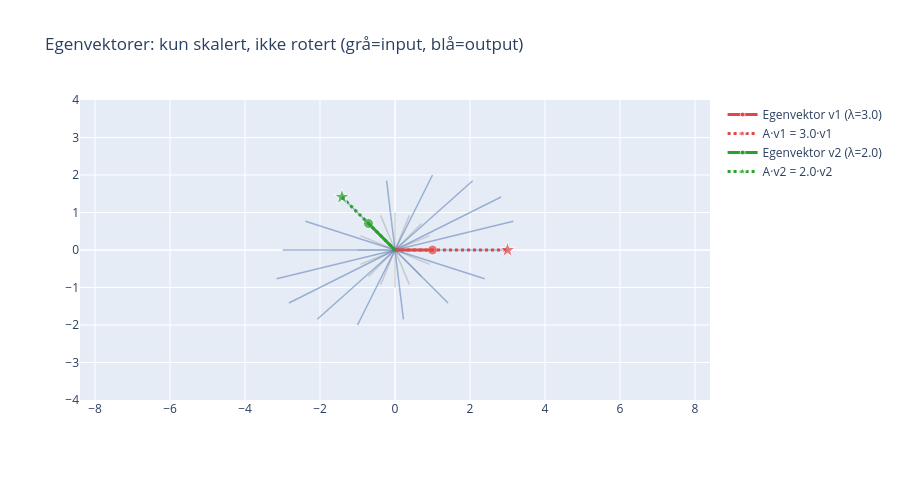

Notebook code cell kept with this figure:
### Markdown cell above
---
## 6. Egenverdier og egenvektorer

### Den grunnleggende ideen

For de fleste vektorer vil en lineær transformasjon $A$ *endre retning*. Men noen spesielle vektorer – **egenvektorene** – peker i *samme retning* etter transformasjonen (eller stikk motsatt):

$$A\mathbf{v} = \lambda \mathbf{v}$$

Her er $\mathbf{v}$ en egenvektor og $\lambda$ tilhørende **egenverdi** (et tall).

Geometrisk: egenvektorer er de *aksene* som transformasjonen simpelthen strekker eller komprimerer langs, uten å rotere.

### Hva forteller egenverdiene oss?

| $\lambda$ | Effekt på eigenvector |
|-----------|----------------------|
| $\lambda > 1$ | Strekkes ut |
| $0 < \lambda < 1$ | Komprimeres |
| $\lambda = 1$ | Uendret |
| $\lambda = 0$ | Kollapser til $\mathbf{0}$ (vektoren er i nullrommet!) |
| $\lambda < 0$ | Snur retning + skalerer |

### Koblingen til de fire underrommene

- Hvis $\lambda = 0$ er en egenverdi, betyr det at $A\mathbf{v} = \mathbf{0}$ for en ikke-null $\mathbf{v}$ – altså er $\mathbf{v}$ i nullrommet til $A$.
- Dette er ekvivalent med at $A$ er singulær og $\det(A) = 0$.

### Diagonalisering og hvorfor det er nyttig

Hvis $A$ har $n$ lineært uavhengige egenvektorer, kan vi skrive:
$$A = PDP^{-1}$$
der $P$ er matrisen med egenvektorene som kolonner, og $D$ er diagonal med egenverdiene.

Geometrisk: vi skifter til et koordinatsystem der transformasjonen *bare strekker langs aksene*. Det er alltid lettere å tenke i egenvektorbasisen.

> **Intuisjon:** Enhver lineær transformasjon ser *enkel* ut hvis du bare velger riktig basis å se den fra.

### Code cell
# VISUALISERING: Egenvektorer – vektorer som bare skaleres, ikke roteres

A = np.array([[3, 1], [0, 2]], dtype=float)
eigenvalues, eigenvectors = np.linalg.eig(A)

fig = go.Figure()

# Vis et knippe vektorer og deres bilder under A
angles = np.linspace(0, 2*np.pi, 16, endpoint=False)
for angle in angles:
    v = np.array([np.cos(angle), np.sin(angle)])
    Av = A @ v
    fig.add_trace(go.Scatter(
        x=[0, v[0]], y=[0, v[1]],
        mode='lines', line=dict(color='rgba(150,150,150,0.4)', width=1.5),
        showlegend=False
    ))
    fig.add_trace(go.Scatter(
        x=[0, Av[0]], y=[0, Av[1]],
        mode='lines', line=dict(color='rgba(76,114,176,0.5)', width=1.5),
        showlegend=False
    ))

# Egenvektorene (normaliserte)
colors = ['#DD4949', '#2CA02C']
for i, (ev, lam) in enumerate(zip(eigenvectors.T, eigenvalues)):
    ev_n = ev / np.linalg.norm(ev)
    Aev = A @ ev_n
    fig.add_trace(go.Scatter(
        x=[0, ev_n[0]], y=[0, ev_n[1]],
        mode='lines+markers', line=dict(color=colors[i], width=3),
        marker=dict(size=[0, 10], color=colors[i]),
        name=f'Egenvektor v{i+1} (λ={lam:.1f})',
    ))
    fig.add_trace(go.Scatter(
        x=[0, Aev[0]], y=[0, Aev[1]],
        mode='lines+markers', line=dict(color=colors[i], width=3, dash='dot'),
        marker=dict(size=[0, 12], color=colors[i], symbol='star'),
        name=f'A·v{i+1} = {lam:.1f}·v{i+1}',
    ))

fig.update_layout(
    title='Egenvektorer: kun skalert, ikke rotert (grå=input, blå=output)',
    xaxis=dict(range=[-4, 4], zeroline=True, zerolinewidth=1.5),
    yaxis=dict(range=[-4, 4], zeroline=True, zerolinewidth=1.5, scaleanchor='x', scaleratio=1),
    height=480
)
fig.show()

### Figure 1 — Plotly figure (JSON) as saved in the notebook; plotly's stock layout.template omitted (floating-point values rounded to 4 significant figures)
{"data": [{"line": {"color": "rgba(150,150,150,0.4)", "width": 1.5}, "mode": "lines", "showlegend": false, "x": [0, 1.0], "y": [0, 0.0], "type": "scatter"}, {"line": {"color": "rgba(76,114,176,0.5)", "width": 1.5}, "mode": "lines", "showlegend": false, "x": [0, 3.0], "y": [0, 0.0], "type": "scatter"}, {"line": {"color": "rgba(150,150,150,0.4)", "width": 1.5}, "mode": "lines", "showlegend": false, "x": [0, 0.9239], "y": [0, 0.3827], "type": "scatter"}, {"line": {"color": "rgba(76,114,176,0.5)", "width": 1.5}, "mode": "lines", "showlegend": false, "x": [0, 3.154], "y": [0, 0.7654], "type": "scatter"}, {"line": {"color": "rgba(150,150,150,0.4)", "width": 1.5}, "mode": "lines", "showlegend": false, "x": [0, 0.7071], "y": [0, 0.7071], "type": "scatter"}, {"line": {"color": "rgba(76,114,176,0.5)", "width": 1.5}, "mode": "lines", "showlegend": false, "x": [0, 2.828], "y": [0, 1.414], "type": "scatter"}, {"line": {"color": "rgba(150,150,150,0.4)", "width": 1.5}, "mode": "lines", "showlegend": false, "x": [0, 0.3827], "y": [0, 0.9239], "type": "scatter"}, {"line": {"color": "rgba(76,114,176,0.5)", "width": 1.5}, "mode": "lines", "showlegend": false, "x": [0, 2.072], "y": [0, 1.848], "type": "scatter"}, {"line": {"color": "rgba(150,150,150,0.4)", "width": 1.5}, "mode": "lines", "showlegend": false, "x": [0, 6.123e-17], "y": [0, 1.0], "type": "scatter"}, {"line": {"color": "rgba(76,114,176,0.5)", "width": 1.5}, "mode": "lines", "showlegend": false, "x": [0, 1.0], "y": [0, 2.0], "type": "scatter"}, {"line": {"color": "rgba(150,150,150,0.4)", "width": 1.5}, "mode": "lines", "showlegend": false, "x": [0, -0.3827], "y": [0, 0.9239], "type": "scatter"}, {"line": {"color": "rgba(76,114,176,0.5)", "width": 1.5}, "mode": "lines", "showlegend": false, "x": [0, -0.2242], "y": [0, 1.848], "type": "scatter"}, {"line": {"color": "rgba(150,150,150,0.4)", "width": 1.5}, "mode": "lines", "showlegend": false, "x": [0, -0.7071], "y": [0, 0.7071], "type": "scatter"}, {"line": {"color": "rgba(76,114,176,0.5)", "width": 1.5}, "mode": "lines", "showlegend": false, "x": [0, -1.414], "y": [0, 1.414], "type": "scatter"}, {"line": {"color": "rgba(150,150,150,0.4)", "width": 1.5}, "mode": "lines", "showlegend": false, "x": [0, -0.9239], "y": [0, 0.3827], "type": "scatter"}, {"line": {"color": "rgba(76,114,176,0.5)", "width": 1.5}, "mode": "lines", "showlegend": false, "x": [0, -2.389], "y": [0, 0.7654], "type": "scatter"}, {"line": {"color": "rgba(150,150,150,0.4)", "width": 1.5}, "mode": "lines", "showlegend": false, "x": [0, -1.0], "y": [0, 1.225e-16], "type": "scatter"}, {"line": {"color": "rgba(76,114,176,0.5)", "width": 1.5}, "mode": "lines", "showlegend": false, "x": [0, -3.0], "y": [0, 2.449e-16], "type": "scatter"}, {"line": {"color": "rgba(150,150,150,0.4)", "width": 1.5}, "mode": "lines", "showlegend": false, "x": [0, -0.9239], "y": [0, -0.3827], "type": "scatter"}, {"line": {"color": "rgba(76,114,176,0.5)", "width": 1.5}, "mode": "lines", "showlegend": false, "x": [0, -3.154], "y": [0, -0.7654], "type": "scatter"}, {"line": {"color": "rgba(150,150,150,0.4)", "width": 1.5}, "mode": "lines", "showlegend": false, "x": [0, -0.7071], "y": [0, -0.7071], "type": "scatter"}, {"line": {"color": "rgba(76,114,176,0.5)", "width": 1.5}, "mode": "lines", "showlegend": false, "x": [0, -2.828], "y": [0, -1.414], "type": "scatter"}, {"line": {"color": "rgba(150,150,150,0.4)", "width": 1.5}, "mode": "lines", "showlegend": false, "x": [0, -0.3827], "y": [0, -0.9239], "type": "scatter"}, {"line": {"color": "rgba(76,114,176,0.5)", "width": 1.5}, "mode": "lines", "showlegend": false, "x": [0, -2.072], "y": [0, -1.848], "type": "scatter"}, {"line": {"color": "rgba(150,150,150,0.4)", "width": 1.5}, "mode": "lines", "showlegend": false, "x": [0, -1.837e-16], "y": [0, -1.0], "type": "scatter"}, {"line": {"color": "rgba(76,114,176,0.5)", "width": 1.5}, "mode": "lines", "showlegend": false, "x": [0, -1.0], "y": [0, -2.0], "type": "scatter"}, {"line": {"color": "rgba(150,150,150,0.4)", "width": 1.5}, "mode": "lines", "showlegend": false, "x": [0, 0.3827], "y": [0, -0.9239], "type": "scatter"}, {"line": {"color": "rgba(76,114,176,0.5)", "width": 1.5}, "mode": "lines", "showlegend": false, "x": [0, 0.2242], "y": [0, -1.848], "type": "scatter"}, {"line": {"color": "rgba(150,150,150,0.4)", "width": 1.5}, "mode": "lines", "showlegend": false, "x": [0, 0.7071], "y": [0, -0.7071], "type": "scatter"}, {"line": {"color": "rgba(76,114,176,0.5)", "width": 1.5}, "mode": "lines", "showlegend": false, "x": [0, 1.414], "y": [0, -1.414], "type": "scatter"}, {"line": {"color": "rgba(150,150,150,0.4)", "width": 1.5}, "mode": "lines", "showlegend": false, "x": [0, 0.9239], "y": [0, -0.3827], "type": "scatter"}, {"line": {"color": "rgba(76,114,176,0.5)", "width": 1.5}, "mode": "lines", "showlegend": false, "x": [0, 2.389], "y": [0, -0.7654], "type": "scatter"}, {"line": {"color": "#DD4949", "width": 3}, "marker": {"color": "#DD4949", "size": [0, 10]}, "mode": "lines+markers", "name": "Egenvektor v1 (λ=3.0)", "x": [0, 1.0], "y": [0, 0.0], "type": "scatter"}, {"line": {"color": "#DD4949", "dash": "dot", "width": 3}, "marker": {"color": "#DD4949", "size": [0, 12], "symbol": "star"}, "mode": "lines+markers", "name": "A·v1 = 3.0·v1", "x": [0, 3.0], "y": [0, 0.0], "type": "scatter"}, {"line": {"color": "#2CA02C", "width": 3}, "marker": {"color": "#2CA02C", "size": [0, 10]}, "mode": "lines+markers", "name": "Egenvektor v2 (λ=2.0)", "x": [0, -0.7071], "y": [0, 0.7071], "type": "scatter"}, {"line": {"color": "#2CA02C", "dash": "dot", "width": 3}, "marker": {"color": "#2CA02C", "size": [0, 12], "symbol": "star"}, "mode": "lines+markers", "name": "A·v2 = 2.0·v2", "x": [0, -1.414], "y": [0, 1.414], "type": "scatter"}], "layout": {"xaxis": {"range": [-4, 4], "zeroline": true, "zerolinewidth": 1.5}, "yaxis": {"range": [-4, 4], "zeroline": true, "zerolinewidth": 1.5, "scaleanchor": "x", "scaleratio": 1}, "title": {"text": "Egenvektorer: kun skalert, ikke rotert (grå=input, blå=output)"}, "height": 480}}
